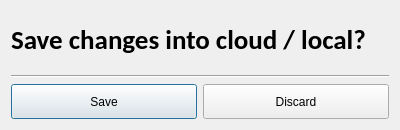
<?xml version="1.0" encoding="UTF-8"?>
<ui version="4.0">
 <class>save_dialog</class>
 <widget class="QDialog" name="save_dialog">
  <property name="windowModality">
   <enum>Qt::NonModal</enum>
  </property>
  <property name="geometry">
   <rect>
    <x>0</x>
    <y>0</y>
    <width>400</width>
    <height>130</height>
   </rect>
  </property>
  <property name="sizePolicy">
   <sizepolicy hsizetype="Preferred" vsizetype="Preferred">
    <horstretch>0</horstretch>
    <verstretch>0</verstretch>
   </sizepolicy>
  </property>
  <property name="windowTitle">
   <string>Save</string>
  </property>
  <property name="modal">
   <bool>false</bool>
  </property>
  <layout class="QGridLayout" name="gridLayout">
   <item row="2" column="0">
    <layout class="QHBoxLayout" name="horizontalLayout_2">
     <item>
      <widget class="QPushButton" name="save_button">
       <property name="minimumSize">
        <size>
         <width>0</width>
         <height>35</height>
        </size>
       </property>
       <property name="text">
        <string>Save</string>
       </property>
      </widget>
     </item>
     <item>
      <widget class="QPushButton" name="discard_button">
       <property name="minimumSize">
        <size>
         <width>0</width>
         <height>35</height>
        </size>
       </property>
       <property name="text">
        <string>Discard</string>
       </property>
      </widget>
     </item>
    </layout>
   </item>
   <item row="0" column="0">
    <layout class="QVBoxLayout" name="verticalLayout">
     <item>
      <layout class="QHBoxLayout" name="horizontalLayout">
       <item>
        <widget class="QLabel" name="label">
         <property name="font">
          <font>
           <family>Calibri</family>
           <pointsize>20</pointsize>
           <weight>75</weight>
           <bold>true</bold>
          </font>
         </property>
         <property name="text">
          <string>Save changes into cloud / local?</string>
         </property>
        </widget>
       </item>
      </layout>
     </item>
    </layout>
   </item>
   <item row="1" column="0">
    <widget class="Line" name="line">
     <property name="orientation">
      <enum>Qt::Horizontal</enum>
     </property>
    </widget>
   </item>
  </layout>
 </widget>
 <resources/>
 <connections/>
</ui>
